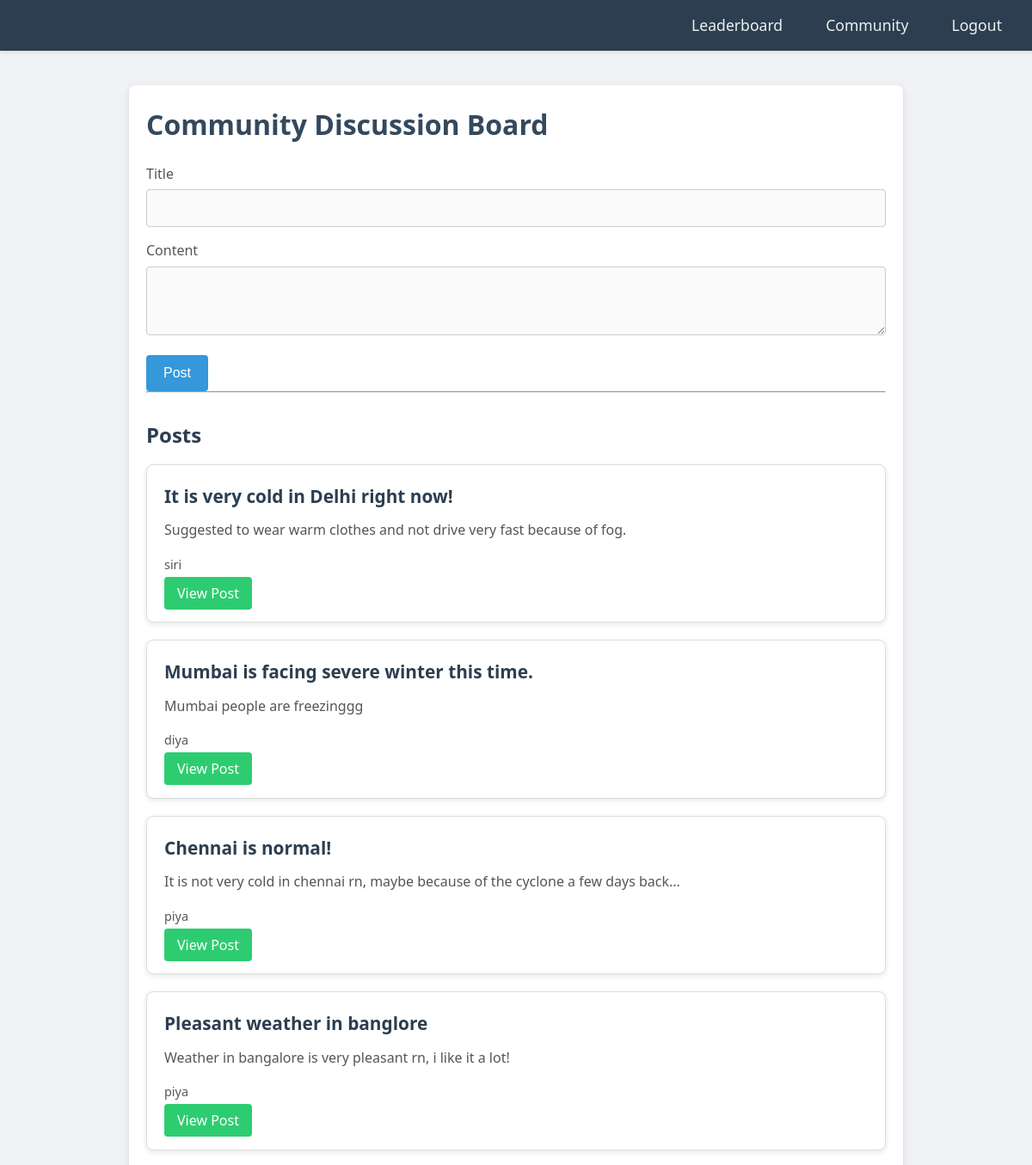
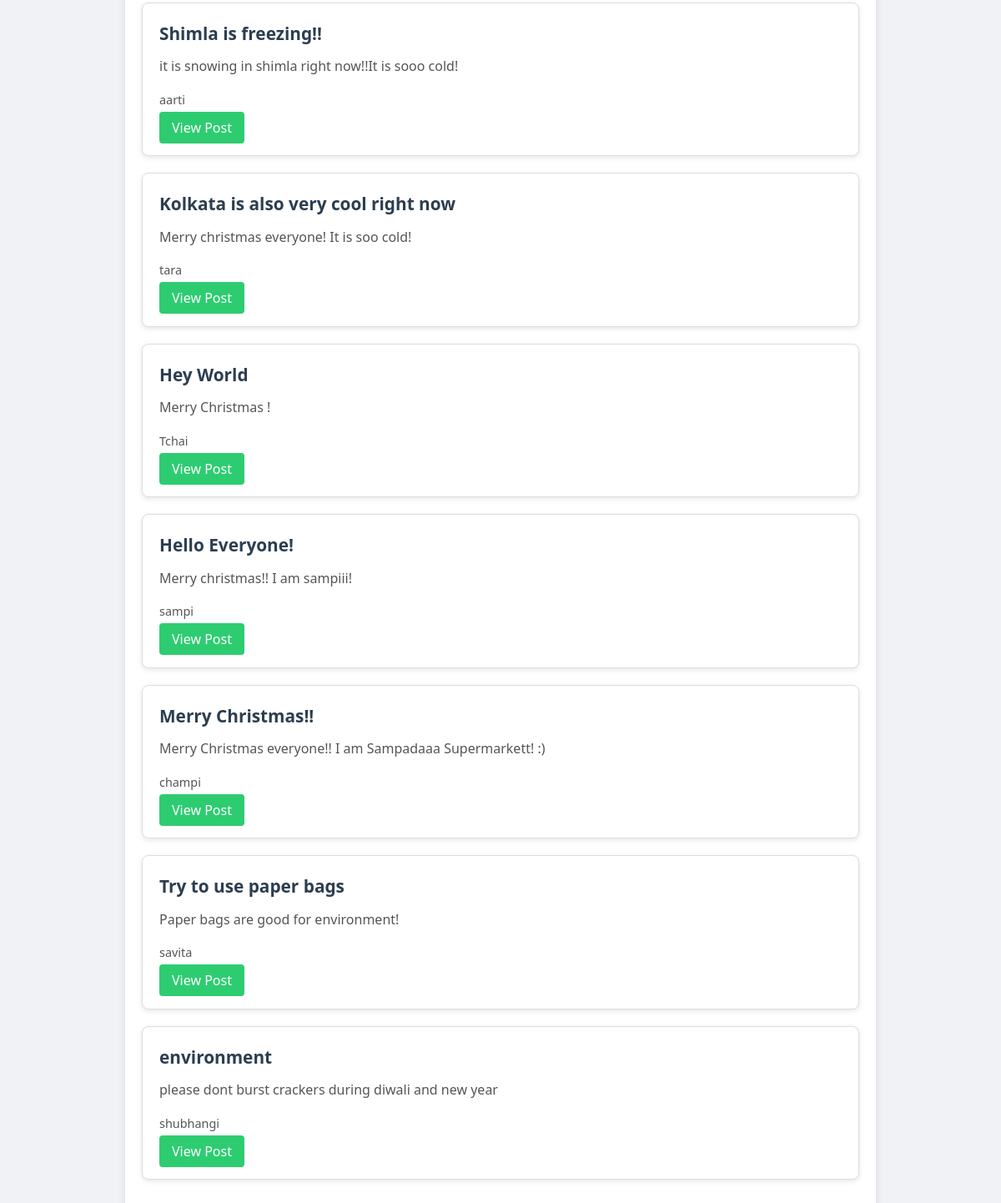
The app's page /community with its own data (2 pictures, top to bottom).
### app.py (models this page shows)
class Post(db.Model):
    id = db.Column(db.Integer, primary_key=True)
    title = db.Column(db.String(200), nullable=False)
    content = db.Column(db.Text, nullable=False)
    author_id = db.Column(db.Integer, db.ForeignKey('user.id'))
    author = db.relationship('User', backref=db.backref('posts', lazy=True))
    likes = db.relationship('Like', backref='post', lazy='dynamic')

class User( db.Model):
    id = db.Column(db.Integer, primary_key=True)
    username = db.Column(db.String(80), unique=True, nullable=False)
    password = db.Column(db.String(120), nullable=False)
    email = db.Column(db.String(120), unique=True, nullable=False)
    password = db.Column(db.String(80), nullable=False)
    city = db.Column(db.String(120))
    is_admin = db.Column(db.Boolean, default=False)

### app.py (the view, shortened to what this page needs)
@app.route('/community', methods=["GET", "POST"])
def community():
    if 'is_admin' in session and session['is_admin']:
        posts = Post.query.all()
    else:
        posts = Post.query.all()
    return render_template('community.html', posts=posts)

### templates/community.html (shortened to what this page needs)
<!DOCTYPE html>
<html lang="en">
<head>
</head>
<body>
    <nav class="navbar">
        <ul class="navbar-links">
            <li><a href="/leaderboard">Leaderboard</a></li>
            <li><a href="/community">Community</a></li>
            <li><a href="/logout">Logout</a></li>
        </ul>
    </nav>
    <div class="container">
        <h1>Community Discussion Board</h1>
        <form method="POST">
            <div class="mb-3">
                <label for="title" class="form-label">Title</label>
                <input type="text" class="form-control" id="title" name="title" required>
            </div>
            <div class="mb-3">
                <label for="content" class="form-label">Content</label>
                <textarea class="form-control" id="content" name="content" rows="3" required></textarea>
            </div>
            <button type="submit" class="btn-primary">Post</button>
        </form>
        <hr>
        <h2>Posts</h2>
        {% for post in posts %}
        <div class="card">
            <div class="card-body">
                <h5 class="card-title">{{ post.title }}</h5>
                <p class="card-text">{{ post.content }}</p>
                <p class="post-author">{{post.author.username }}</p>
                <a href="{{ url_for('post', post_id=post.id) }}" class="btn-view">View Post</a>
            </div>
        </div>
        {% endfor %}
    </div>
</body>
</html>

### templates/community.html (style rules this page uses)
* { margin: 0; padding: 0; box-sizing: border-box; }
body { font-family: 'Segoe UI', Tahoma, Geneva, Verdana, sans-serif; background-color: #f0f2f5; color: #333; line-height: 1.6; }
.navbar { background-color: #2c3e50; padding: 15px 20px; display: flex; justify-content: flex-end; align-items: center; box-shadow: 0 2px 4px rgba(0, 0, 0, 0.1); position: sticky; top: 0; z-index: 1000; }
.navbar-links { list-style-type: none; display: flex; }
.navbar-links li { margin-left: 20px; }
.navbar-links a { color: #ecf0f1; text-decoration: none; font-size: 1.1rem; padding: 8px 15px; border-radius: 4px; transition: background-color 0.3s ease, color 0.3s ease; }
.container { max-width: 900px; margin: 40px auto; padding: 20px; background-color: white; border-radius: 8px; box-shadow: 0 2px 10px rgba(0, 0, 0, 0.1); }
h1 { font-size: 2rem; color: #34495e; margin-bottom: 20px; }
h2 { font-size: 1.5rem; margin-top: 30px; margin-bottom: 15px; color: #2c3e50; }
.form-label { font-size: 1rem; margin-bottom: 5px; display: block; color: #555; }
.form-control { width: 100%; padding: 12px; margin-bottom: 15px; border: 1px solid #ccc; border-radius: 4px; font-size: 1rem; background-color: #fafafa; transition: border-color 0.3s ease; }
.btn-primary { background-color: #3498db; color: white; border: none; padding: 12px 20px; font-size: 1rem; cursor: pointer; border-radius: 4px; transition: background-color 0.3s ease; }
.card { background-color: #fff; border: 1px solid #ddd; border-radius: 8px; margin-bottom: 20px; padding: 20px; box-shadow: 0 2px 6px rgba(0, 0, 0, 0.1); transition: transform 0.3s ease, box-shadow 0.3s ease; }
.card-title { font-size: 1.3rem; color: #2c3e50; margin-bottom: 10px; }
.card-text { font-size: 1rem; color: #555; margin-bottom: 15px; }
.btn-view { background-color: #2ecc71; color: white; padding: 8px 15px; text-decoration: none; border-radius: 4px; font-size: 1rem; transition: background-color 0.3s ease; margin-top: 10px; }
a { color: #e74c3c; text-decoration: none; }
.post-author { margin-bottom: 10px; color: #555; font-size: 0.9rem; }

### records on screen
Post: title "It is very cold in Delhi right now!", content "Suggested to wear warm clothes and not drive very fast because of fog.", author.username "siri"
Post: title "Mumbai is facing severe winter this time.", content "Mumbai people are freezinggg", author.username "diya"
Post: title "Chennai is normal!", content "It is not very cold in chennai rn, maybe because of the cyclone a few days back...", author.username "piya"
Post: title "Pleasant weather in banglore", content "Weather in bangalore is very pleasant rn, i like it a lot!", author.username "piya"
Post: title "Shimla is freezing!!", content "it is snowing in shimla right now!!It is sooo cold!", author.username "aarti"
Post: title "Kolkata is also very cool right now", content "Merry christmas everyone! It is soo cold!", author.username "tara"
Post: title "Hey World", content "Merry Christmas !", author.username "Tchai"
Post: title "Hello Everyone!", content "Merry christmas!! I am sampiii!", author.username "sampi"
Post: title "Merry Christmas!!", content "Merry Christmas everyone!! I am Sampadaaa Supermarkett! :)", author.username "champi"
Post: title "Try to use paper bags", content "Paper bags are good for environment!", author.username "savita"
Post: title "environment", content "please dont burst crackers during diwali and new year", author.username "shubhangi"
